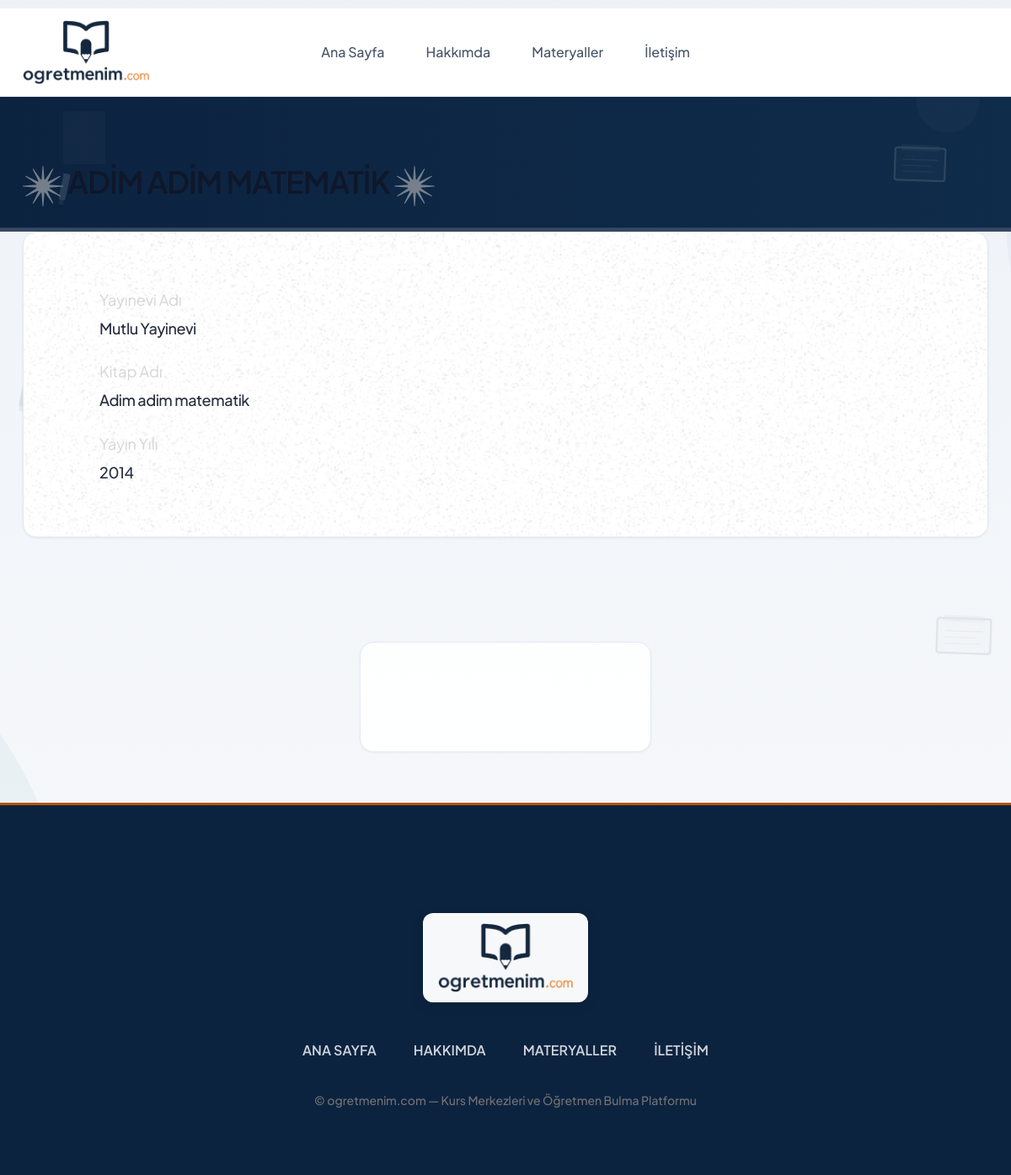
The app's page /usersite/works/8/2 (signed in) with its own data.
### conntoapp/models.py (models this page shows, shortened)
class UserWorks(models.Model):
    custom_user = models.ForeignKey(CustomUser, on_delete=models.CASCADE, related_name="userworks")
    publisher_name = models.CharField(max_length=100, verbose_name="Yayınevi Adı")
    book_name = models.CharField(max_length=100, verbose_name="Kitap Adı")
    publication_year = models.PositiveSmallIntegerField(verbose_name="Yayın Yılı")
    class Meta:
        verbose_name = "Ders Materyali"
        verbose_name_plural = "Ders Materyalleri"

### usersiteapp/views.py (the view)
# urls.py: path('works/<int:pk>/<int:workId>', views.workDetails, name="workDetail"),
def workDetails(request, pk, workId):
    redirect_response = _require_usersite_access(request, pk)
    if redirect_response:
        return redirect_response
    user = getUser(pk)
    work = get_object_or_404(UserWorks, id=workId, custom_user=user)
    return render(request, "work-detail.html", {'user': user, 'work': work})

### conntoapp/context_processors.py (called while the page is built)
def site_processor(request):
    return {
        'SITE_NAME': settings.SITE_NAME,
        'SITE_TAGLINE': settings.SITE_TAGLINE,
        'header_branches': TeacherChoices.BRANCH_CHOICES,
        'header_cities': CustomUserChoices.TURKISH_CITIES,
    }

def course_center_processor(request):
    if 'course_center_id' in request.session:
        try:
            course_center = CourseCenter.objects.get(id=request.session['course_center_id'])
            return {
                'current_course_center': course_center,
                'is_course_center_view': True,
            }
        except CourseCenter.DoesNotExist:
            del request.session['course_center_id']
            del request.session['is_course_center']
    return {
        'current_course_center': None,
        'is_course_center_view': False,
    }

### conntoapp/course_center_auth.py (called while the page is built, shortened)
def redirect_if_cannot_view_usersite(request, pk):
    if request.session.get('course_center_id'):
        return None

### conntoapp/user_presence.py (called while the page is built)
def should_update_presence(last_seen):
    if not last_seen:
        return True
    return timezone.now() - last_seen >= PRESENCE_UPDATE_INTERVAL

### usersiteapp/views.py (called while the page is built)
def _require_usersite_access(request, pk):
    return redirect_if_cannot_view_usersite(request, pk)

def getUser(pk):
    user = CustomUser.objects.filter(id = pk).first()
    return user

### usersiteapp/templates/work-detail.html (shortened to what this page needs)
{% extends 'conntoapp/userbase/userbase.html' %}
{% load static %}
{% block content %}
  <section class="breadcrumb-area">
    <div class="container">
      <div class="breadcrumb-content" data-aos="fade-up">
        <h1 class="section-heading">
          <img src="{% static 'userstatic/assets/images/star-2.png' %}" alt="Yıldız" />
          {{ work.book_name }}
          <img src="{% static 'userstatic/assets/images/star-2.png' %}" alt="Yıldız" />
        </h1>
      </div>
    </div>
  </section>
  <section class="project-details-wrap">
    <div class="container">
      <div data-aos="zoom-in">
        <div class="project-about-2 d-flex shadow-box mb-24">
          <img src="{% static 'userstatic/assets/images/bg1.png' %}" alt="Arka plan" class="bg-img" />
          <div class="left-details flex-1">
            <ul>
              <li>
                <p>Yayınevi Adı</p>
                <h4>{{ work.publisher_name }}</h4>
              </li>
              <li>
                <p>Kitap Adı</p>
                <h4>{{ work.book_name }}</h4>
              </li>
              <li>
                <p>Yayın Yılı</p>
                <h4>{{ work.publication_year }}</h4>
              </li>
            </ul>
          </div>
        </div>
      </div>
    </div>
    <div class="container d-flex align-items-center justify-content-center" data-aos="zoom-in">
      <a href="{% url 'work' user.id %}" class="big-btn shadow-box">Materyaller</a>
    </div>
  </section>
{% endblock %}

### static/userstatic/assets/css/style.css (style rules this page uses)
:root { --primary_color: #5B78F6; --dark: #323232; }
*,*::before,*::after { margin: 0; padding: 0; box-sizing: border-box; }
body { font-family: 'Inter', sans-serif; font-size: 14px; scroll-behavior: smooth; color: #9f9f9f; background: #0F0F0F; line-height: 19.2px; }
img { max-width: 100%; }
a { text-decoration: none; }
.container { max-width: 1170px; }
.mb-24 { margin-bottom: 24px; }
ul, ol { list-style: none; margin: 0; padding: 0; }
.flex-1 { flex: 1; }
.shadow-box { position: relative; border-radius: 30px; background: #0F0F0F; }
.shadow-box::after { content: ''; position: absolute; left: 0; top: 0; top: 0; right: 0; bottom: 0; left: 0; background: linear-gradient(120deg, rgb(255 255 255 / 12%), rgb(255 255 255 / 1%)); content: ''; z-index: -1; border-radius: 30px; margin: -1px; }
.service-area .service-content-wrap .service-content-inner .service-item::before, .shadow-box::before { content: ''; position: absolute; left: 0; top: 0; width: 100%; height: 100%; z-index: 1; background: linear-gradient(120deg, rgba(255,255,255,0.3), rgba(255,255,255,0.05)); border-radius: 30px; opacity: 0.25; }
.shadow-box * { z-index: 2; position: relative; }
.section-heading { color: #ffffff; font-size: 74px; font-weight: 600; text-transform: uppercase; letter-spacing: -01px; display: flex; align-items: center; gap: 5px; margin-top: 2px; justify-content: center; }
.section-heading img { display: block; }
.credential-area .credential-sidebar .bg-img, .contact-area .contact-form .bg-img, .project-details-wrap .project-about-2 .bg-img, .project-details-wrap .project-infos-wrap .bg-img, .projects-area .project-item .bg-img, .about-area .about-edc-exp .bg-img, .about-area .about-image-box .bg-img, .about-area .about-me-box .bg-img, .info-box .bg-img { opacity: 0.1; position: absolute; left: 0; top: 0; border-radius: 30px; width: 100%; height: 100%; object-fit: cover; }
.breadcrumb-area { padding-top: 77px; }
.breadcrumb-area .breadcrumb-content .section-heading { font-size: 56px; position: relative; display: block; margin-bottom: 30px; }
.breadcrumb-area .breadcrumb-content .section-heading img { display: initial; }
.project-details-wrap .project-about-2 .left-details:before, .project-details-wrap .project-infos-wrap .project-details-info::before { content: ''; position: absolute; left: 0; top: 0; width: 100%; height: 100%; z-index: -1; opacity: 0.1; background: linear-gradient(120deg, rgba(255,255,255,0.3), rgba(255,255,255,0.05)); border-radius: 30px; }
.project-details-wrap .project-about-2 { padding: 36px; gap: 80px; }
.project-details-wrap .project-about-2 .left-details { position: relative; flex: none; padding: 30px 54px; width: 290px; }
.project-details-wrap .project-about-2 .left-details ul li + li { margin-top: 27px; }
.project-details-wrap .project-about-2 .left-details ul li p { color: #BCBCBC; font-size: 18px; opacity: 0.6; margin-bottom: 10px; }
.project-details-wrap .project-about-2 .left-details ul li h4 { color: #FFFFFF; opacity: 0.9; font-size: 18px; margin: 0; }
.project-details-wrap .big-btn { margin-top: 100px; color: #fff; font-size: 44px; opacity: 0.9; display: block; line-height: 1.2; padding: 38px 57px; transition: .3s; }

### records on screen
UserWorks: book_name "ADIM ADIM MATEMATIK", publisher_name "Mutlu Yayinevi", book_name "Adim adim matematik", publication_year "2014"

### other values on screen
{{ SITE_NAME }} "ogretmenim.com"
{{ SITE_TAGLINE }} "Kurs Merkezleri ve Öğretmen Bulma Platformu"
